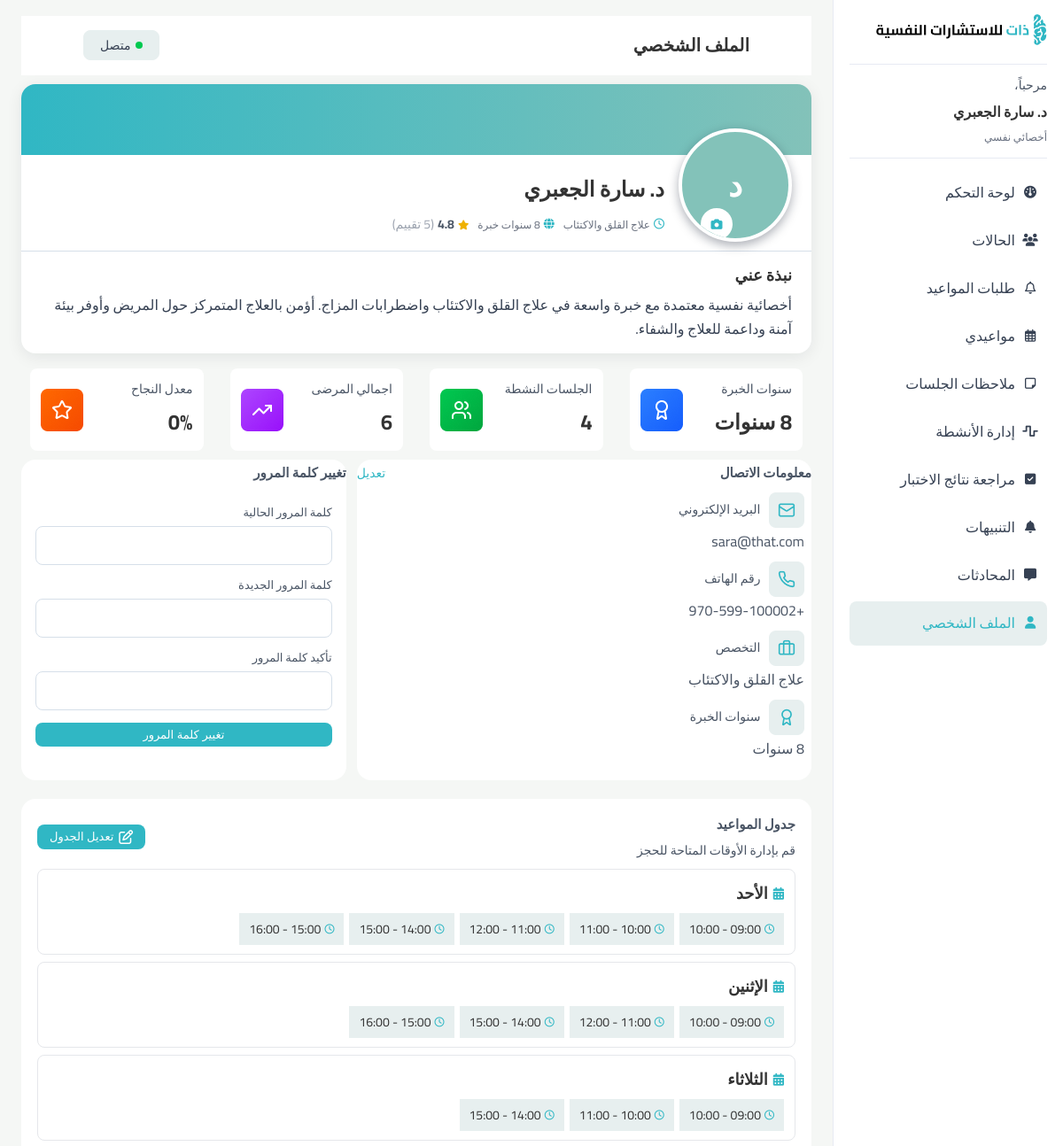
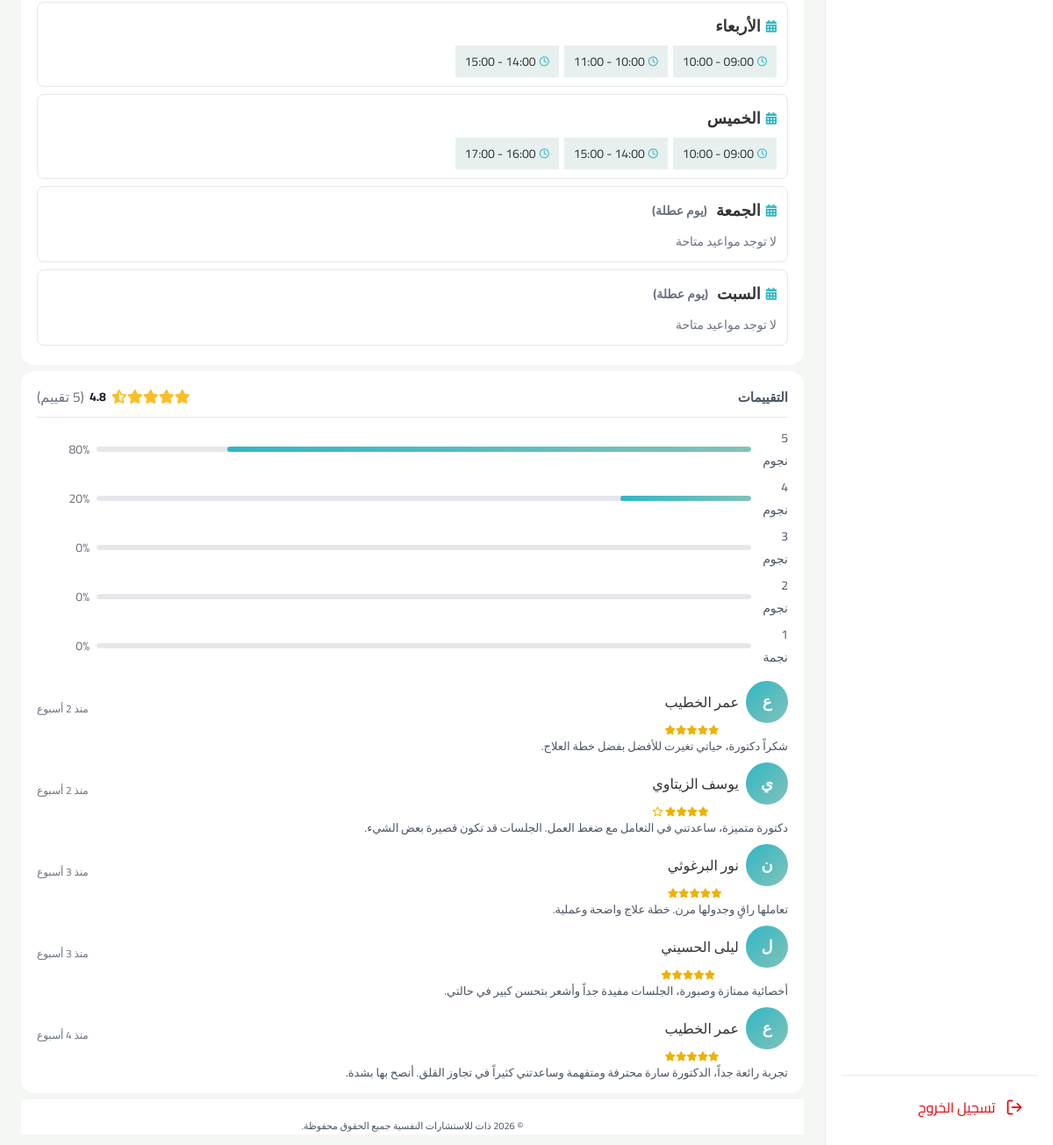
Page /therapist/profile/index.php (signed in) on the committed database (2 pictures, top to bottom).
### tables this page shows
CREATE TABLE therapists (
    therapist_id INT,
    specialization VARCHAR(150) NOT NULL,
    bio TEXT NOT NULL,
    certification VARCHAR(50) NOT NULL,
    experience_years TINYINT UNSIGNED NULL,
    rating DECIMAL(3, 1) NULL DEFAULT 0.0,
    rating_count INT UNSIGNED NOT NULL DEFAULT 0,
    PRIMARY KEY (therapist_id),
    CONSTRAINT fk_therapist_user FOREIGN KEY (therapist_id) REFERENCES users (user_id) ON DELETE CASCADE ON UPDATE CASCADE
);

CREATE TABLE users (
    user_id INT AUTO_INCREMENT,
    name VARCHAR(100) NOT NULL,
    username VARCHAR(60) NOT NULL UNIQUE,
    email VARCHAR(150) NOT NULL UNIQUE,
    password VARCHAR(255) NOT NULL,
    phone VARCHAR(20) NULL,
    avatar VARCHAR(255) NULL,
    role VARCHAR(20) NOT NULL CHECK (role IN ('CLIENT', 'THERAPIST', 'ADMIN')),
    is_active TINYINT (1) DEFAULT 1,
    created_at DATETIME NOT NULL DEFAULT CURRENT_TIMESTAMP,
    updated_at DATETIME NOT NULL DEFAULT CURRENT_TIMESTAMP ON UPDATE CURRENT_TIMESTAMP,
    PRIMARY KEY (user_id)
);

CREATE TABLE therapist_availability (
    availability_id INT AUTO_INCREMENT,
    therapist_id INT,
    day_of_week VARCHAR(10) NOT NULL CHECK (
        day_of_week IN (
            'SUNDAY',
            'MONDAY',
            'TUESDAY',
            'WEDNESDAY',
            'THURSDAY',
            'FRIDAY',
            'SATURDAY'
        )
    ),
    start_time TIME NOT NULL,
    end_time TIME NOT NULL,
    is_active TINYINT (1) NOT NULL DEFAULT 1,
    PRIMARY KEY (availability_id),
    CONSTRAINT fk_avail_therapist FOREIGN KEY (therapist_id) REFERENCES therapists (therapist_id) ON DELETE CASCADE ON UPDATE CASCADE
);

CREATE TABLE therapist_reviews (
    review_id INT AUTO_INCREMENT,
    therapist_id INT NOT NULL,
    client_id INT NOT NULL,
    rating TINYINT UNSIGNED NOT NULL CHECK (rating BETWEEN 1 AND 5),
    comment TEXT NULL,
    created_at DATETIME NOT NULL DEFAULT CURRENT_TIMESTAMP,
    PRIMARY KEY (review_id),
    CONSTRAINT fk_review_therapist FOREIGN KEY (therapist_id) REFERENCES therapists (therapist_id) ON DELETE CASCADE ON UPDATE CASCADE,
    CONSTRAINT fk_review_client FOREIGN KEY (client_id) REFERENCES clients (client_id) ON DELETE CASCADE ON UPDATE CASCADE
);

### therapist/profile/index.php (the view, shortened to what this page needs)
<?php
require_once __DIR__ . '/../../connection.php';
$user_id      = $_SESSION['user_id'];
$therapist_id = $user_id;
$stmt = $conn->prepare("
    SELECT u.name, u.email, u.phone, u.avatar,
           t.specialization, t.bio, t.certification,
           t.experience_years, t.rating, t.rating_count
    FROM users u
    JOIN therapists t ON t.therapist_id = u.user_id
    WHERE u.user_id = ?
");
$stmt->bind_param("i", $user_id);
$stmt->execute();
$profile = $stmt->get_result()->fetch_assoc();
$stmt = $conn->prepare("SELECT COUNT(*) AS cnt FROM appointments WHERE therapist_id = ? AND status = 'CONFIRMED'");
$stmt->bind_param("i", $therapist_id);
$stmt->execute();
$active_sessions = $stmt->get_result()->fetch_assoc()['cnt'];
$stmt = $conn->prepare("SELECT COUNT(DISTINCT client_id) AS cnt FROM cases WHERE therapist_id = ?");
$stmt->bind_param("i", $therapist_id);
$stmt->execute();
$total_patients = $stmt->get_result()->fetch_assoc()['cnt'];
$stmt = $conn->prepare("
    SELECT
        COUNT(CASE WHEN status = 'RECOVERED' THEN 1 END) AS recovered,
        COUNT(*) AS total
    FROM cases
    WHERE therapist_id = ? AND status != 'NEW'
");
$stmt->bind_param("i", $therapist_id);
$stmt->execute();
$sr = $stmt->get_result()->fetch_assoc();
$success_rate = ($sr['total'] > 0) ? round(($sr['recovered'] / $sr['total']) * 100) : 0;
$dayOrder = ['SUNDAY','MONDAY','TUESDAY','WEDNESDAY','THURSDAY','FRIDAY','SATURDAY'];
$dayNames = [
    'SUNDAY'    => 'الأحد',
    'MONDAY'    => 'الإثنين',
    'TUESDAY'   => 'الثلاثاء',
    'WEDNESDAY' => 'الأربعاء',
    'THURSDAY'  => 'الخميس',
    'FRIDAY'    => 'الجمعة',
    'SATURDAY'  => 'السبت',
];
$stmt = $conn->prepare("
    SELECT day_of_week, start_time, end_time
    FROM therapist_availability
    WHERE therapist_id = ? AND is_active = 1
    ORDER BY FIELD(day_of_week, 'SUNDAY','MONDAY','TUESDAY','WEDNESDAY','THURSDAY','FRIDAY','SATURDAY'), start_time
");
$stmt->bind_param("i", $therapist_id);
$stmt->execute();
$availRes = $stmt->get_result();
$schedule = [];
foreach ($dayOrder as $d) $schedule[$d] = [];
while ($row = $availRes->fetch_assoc()) {
    $schedule[$row['day_of_week']][] = $row;
}
$stmt = $conn->prepare("
    SELECT r.rating, r.comment, r.created_at, u.name AS reviewer_name
    FROM therapist_reviews r
    JOIN users u ON u.user_id = r.client_id
    WHERE r.therapist_id = ?
    ORDER BY r.created_at DESC
    LIMIT 10
");
$stmt->bind_param("i", $therapist_id);
$stmt->execute();
$reviewsRes = $stmt->get_result();
$reviews = [];
while ($row = $reviewsRes->fetch_assoc()) {
    $reviews[] = $row;
}
$ratingDist = [5 => 0, 4 => 0, 3 => 0, 2 => 0, 1 => 0];
if ($profile['rating_count'] > 0) {
    $stmt = $conn->prepare("
        SELECT rating, COUNT(*) AS cnt
        FROM therapist_reviews
        WHERE therapist_id = ?
        GROUP BY rating
    ");
    $stmt->bind_param("i", $therapist_id);
    $stmt->execute();
    $distRes = $stmt->get_result();
    while ($row = $distRes->fetch_assoc()) {
        $ratingDist[(int)$row['rating']] = (int)$row['cnt'];
    }
}
$totalReviews = array_sum($ratingDist);
$initial = mb_substr($profile['name'], 0, 1, 'UTF-8');
function timeAgo($datetime) {
    $now  = new DateTime();
    $past = new DateTime($datetime);
    $diff = $now->diff($past);
    if ($diff->d >= 14) return 'منذ ' . floor($diff->d / 7) . ' أسبوع';
    return 'منذ قليل';
}
?>
<!DOCTYPE html>
<html lang="ar" dir="rtl">
<head>
  <link rel="stylesheet" href="https://cdnjs.cloudflare.com/ajax/libs/font-awesome/6.5.1/css/all.min.css" />
  <link rel="stylesheet" href="../thirapist.css">
  <link rel="stylesheet" href="../total.css" />
  <link rel="stylesheet" href="style.css" />
</head>
<body>
  <div class="app">
    <?php include "../layouts/sidebar.php"; ?>
    <main class="main">
      <header class="main-header">
        <h1 class="page-title">الملف الشخصي</h1>
        <button class="status-btn">
          <span class="status-dot"></span>
          متصل
        </button>
      </header>
      <section class="profile-hero dash-card">
        <div class="profile-hero-main">
          <div class="profile-hero-info">
            <div class="profile-name-row">
              <h2 class="doctor-name"><?= htmlspecialchars($profile['name']) ?></h2>
            </div>
            <div class="doctor-meta-row">
              <div class="meta-item">
                <i class="fa-regular fa-clock"></i>
                <span><?= htmlspecialchars($profile['specialization']) ?></span>
              </div>
              <div class="meta-item">
                <i class="fa-solid fa-globe"></i>
                <span><?= (int)$profile['experience_years'] ?> سنوات خبرة</span>
              </div>
              <div class="doctor-rating">
                <span class="stars">
                  <i class="fa-solid fa-star"></i>
                </span>
                <span class="rating-value"><?= number_format((float)$profile['rating'], 1) ?></span>
                <span class="rating-count">(<?= (int)$profile['rating_count'] ?> تقييم)</span>
              </div>
            </div>
          </div>
          <div class="profile-hero-avatar">
            <div class="avatar-circle-lg">
              <span class="avatar-initial" <?= $profile['avatar'] ? 'style="display:none"' : '' ?>><?= $initial ?></span>
              <button type="button" class="avatar-change-btn">
                <i class="fa-solid fa-camera"></i>
              </button>
            </div>
          </div>
        </div>
        <div class="profile-hero-bio">
          <h3 class="bio-title">نبذة عني</h3>
          <p class="bio-text">
            <?= nl2br(htmlspecialchars($profile['bio'])) ?>
          </p>
        </div>
      </section>
      <section class="profile-stats-row">
        <div class="profile-stat-card">
          <div class="stat-text">
            <div class="stat-label">سنوات الخبرة</div>
            <div class="stat-value"><?= (int)$profile['experience_years'] ?> سنوات</div>
          </div>
          <div class="stat-icon">
            <img src="./img/خبرات .png" alt="سنوات الخبرة">
          </div>
        </div>
        <div class="profile-stat-card">
          <div class="stat-text">
            <div class="stat-label">الجلسات النشطة</div>
            <div class="stat-value"><?= $active_sessions ?></div>
          </div>
          <div class="stat-icon"><img src="./img/جلسات الانشطة.png" alt="الجلسات النشطة"></div>
        </div>
        <div class="profile-stat-card">
          <div class="stat-text">
            <div class="stat-label">اجمالي المرضى</div>
            <div class="stat-value"><?= $total_patients ?></div>
          </div>
          <div class="stat-icon"><img src="./img/اجمالي المرضى.png" alt="اجمالي المرضى"></div>
        </div>
        <div class="profile-stat-card">
          <div class="stat-text">
            <div class="stat-label">معدل النجاح</div>
            <div class="stat-value"><?= $success_rate ?>%</div>
          </div>
          <div class="stat-icon"><img src="./img/معدل النجاح .png" alt="معدل النجاح"></div>
        </div>
      </section>
      <section class="profile-middle-row">
        <section class="dash-card contact-card">
          <header class="card-header">
            <h3>معلومات الاتصال</h3>
            <button class="link-btn" id="editProfileBtn">تعديل</button>
          </header>
          <div class="contact-grid">
            <div class="contact-item">
              <img class="img" src="./img/البريد الاكتروني.png" alt="البريد الإلكتروني">
              <div class="label">البريد الإلكتروني</div>
              <div class="value" id="displayEmail"><?= htmlspecialchars($profile['email']) ?></div>
            </div>
            <div class="contact-item">
              <img class="img" src="./img/رقم الهاتف.png" alt="رقم الهاتف">
              <div class="label">رقم الهاتف</div>
              <div class="value" id="displayPhone"><?= htmlspecialchars($profile['phone'] ?? '-') ?></div>
            </div>
            <div class="contact-item">
              <img class="img" src="./img/التخصص.png" alt="التخصص">
              <div class="label">التخصص</div>
              <div class="value" id="displaySpec"><?= htmlspecialchars($profile['specialization']) ?></div>
            </div>
            <div class="contact-item">
              <img class="img" src="./img/سنوات الخبرة.png" alt="سنوات الخبرة">
              <div class="label">سنوات الخبرة</div>
              <div class="value" id="displayExp"><?= (int)$profile['experience_years'] ?> سنوات</div>
            </div>
          </div>
        </section>
        <section class="dash-card plan-card">
          <header class="card-header">
            <h3>تغيير كلمة المرور</h3>
          </header>
          <form id="passwordForm" class="password-form">
            <div class="form-group">
              <label>كلمة المرور الحالية</label>
              <input type="password" name="current_password" required>
            </div>
            <div class="form-group">
              <label>كلمة المرور الجديدة</label>
              <input type="password" name="new_password" required minlength="6">
            </div>
            <div class="form-group">
              <label>تأكيد كلمة المرور</label>
              <input type="password" name="confirm_password" required minlength="6">
            </div>
            <button type="submit" class="btn-secondary">تغيير كلمة المرور</button>
            <div id="passwordMsg" class="form-msg"></div>
          </form>
        </section>
      </section>
      <section class="dash-card schedule-card">
        <header class="card-header schedule-header">
          <div>
            <h3>جدول المواعيد</h3>
            <p class="schedule-sub">قم بإدارة الأوقات المتاحة للحجز</p>
          </div>
          <button id="editScheduleBtn" class="btn-secondary">
            <i class="fa-regular fa-pen-to-square"></i>
            تعديل الجدول
          </button>
        </header>
        <div id="scheduleContainer">
          <?php foreach ($dayOrder as $day):
            $slots   = $schedule[$day];
            $isOff   = empty($slots);
            $offDays = ['FRIDAY', 'SATURDAY'];
          ?>
          <div class="schedule-day <?= ($isOff && in_array($day, $offDays)) ? 'off-day' : '' ?>"
               data-day="<?= $day ?>">
            <div class="day-name">
              <i class="fa-solid fa-calendar-days"></i>
              <span><?= $dayNames[$day] ?></span>
              <?php if ($isOff && in_array($day, $offDays)): ?>
                <span class="off-note">(يوم عطلة)</span>
              <?php endif; ?>
            </div>
            <div class="day-slots">
              <?php if (!empty($slots)): ?>
                <?php foreach ($slots as $slot):
                  $st = substr($slot['start_time'], 0, 5);
                  $et = substr($slot['end_time'], 0, 5);
                ?>
                <span class="slot-pill" data-start="<?= $st ?>" data-end="<?= $et ?>">
                  <i class="fa-regular fa-clock"></i>
                  <?= $st ?> - <?= $et ?>
                </span>
                <?php endforeach; ?>
              <?php else: ?>
                <span class="no-slots">لا توجد مواعيد متاحة</span>
              <?php endif; ?>
            </div>
          </div>
          <?php endforeach; ?>
        </div>
      </section>
      <section class="dash-card reviews-card">
        <header class="card-header reviews-header">
          <h3>التقييمات</h3>
          <div class="reviews-summary">
            <span class="stars big">
              <?php
              $fullStars = floor((float)$profile['rating']);
              $half = ((float)$profile['rating'] - $fullStars) >= 0.5;
              for ($i = 0; $i < $fullStars; $i++) echo '<i class="fa-solid fa-star"></i>';
              if ($half) echo '<i class="fa-solid fa-star-half-stroke"></i>';
              ?>
            </span>
            <span class="total-rating"><?= number_format((float)$profile['rating'], 1) ?></span>
            <span class="reviews-count">(<?= (int)$profile['rating_count'] ?> تقييم)</span>
          </div>
        </header>
        <div class="reviews-body">
          <div class="rating-bars">
            <?php for ($star = 5; $star >= 1; $star--):
              $pct = $totalReviews > 0 ? round(($ratingDist[$star] / $totalReviews) * 100) : 0;
              $label = $star === 1 ? 'نجمة' : 'نجوم';
            ?>
            <div class="rating-row">
              <span class="rating-percent"><?= $star ?> <?= $label ?></span>
              <div class="rating-bar">
                <div class="rating-fill" style="width: <?= $pct ?>%"></div>
              </div>
              <span class="rating-label"><?= $pct ?>%</span>
            </div>
            <?php endfor; ?>
          </div>
          <div class="reviews-list">
            <?php if (empty($reviews)): ?>
              <p class="no-reviews-text">لا توجد تقييمات حتى الآن</p>
            <?php else: ?>
              <?php foreach ($reviews as $rev):
                $revInitial = mb_substr($rev['reviewer_name'], 0, 1, 'UTF-8');
                $fullStarsRev = (int)$rev['rating'];
              ?>
              <article class="review-item">
                <div class="review-header">
                  <div class="review-header-main">
                    <div class="reviewer-name-row">
                      <span class="reviewer-name"><?= htmlspecialchars($rev['reviewer_name']) ?></span>
                      <div class="case-avatar"><?= $revInitial ?></div>
                    </div>
                    <span class="review-stars">
                      <?php for ($i = 0; $i < $fullStarsRev; $i++) echo '<i class="fa-solid fa-star"></i>'; ?>
                      <?php for ($i = $fullStarsRev; $i < 5; $i++) echo '<i class="fa-regular fa-star"></i>'; ?>
                    </span>
                  </div>
                  <div class="review-time"><?= timeAgo($rev['created_at']) ?></div>
                </div>
                <?php if ($rev['comment']): ?>
                  <p class="review-text"><?= nl2br(htmlspecialchars($rev['comment'])) ?></p>
                <?php endif; ?>
              </article>
              <?php endforeach; ?>
            <?php endif; ?>
          </div>
        </div>
      </section>
      <footer class="main-footer">
        &copy; 2026 ذات للاستشارات النفسية جميع الحقوق محفوظة.
      </footer>
    </main>
  </div>
</body>
</html>

### rows in the picture
therapists: therapist_id.name "د. سارة الجعبري", specialization "علاج القلق والاكتئاب", rating "4.8", therapist_id.name "د", bio "أخصائية نفسية معتمدة مع خبرة واسعة في علاج القلق والاكتئاب واضطرابات المزاج. أؤمن بالعلاج المتمركز حول المريض وأوفر بيئة آمنة وداعمة للعلاج والشفاء.", therapist_id.email "sara@that.com", therapist_id.phone "+970-599-100002", experience_years "8"
therapist_availability: end_time "10:00"
therapist_availability: end_time "11:00"
therapist_availability: end_time "12:00"
therapist_availability: end_time "15:00"
therapist_availability: end_time "16:00"
therapist_availability: end_time "10:00"
therapist_availability: end_time "12:00"
therapist_availability: end_time "15:00"
therapist_availability: end_time "16:00"
therapist_availability: end_time "10:00"
therapist_availability: end_time "11:00"
therapist_availability: end_time "15:00"
therapist_availability: end_time "10:00"
therapist_availability: end_time "11:00"
therapist_availability: end_time "15:00"
therapist_availability: end_time "10:00"
therapist_availability: end_time "15:00"
therapist_availability: end_time "17:00"
therapist_reviews: users.name "عمر الخطيب", users.name "ع", rating 5 (drawn), created_at "منذ 2 أسبوع", comment "شكراً دكتورة، حياتي تغيرت للأفضل بفضل خطة العلاج."
therapist_reviews: users.name "يوسف الزيتاوي", users.name "ي", rating 4 (drawn), created_at "منذ 2 أسبوع", comment "دكتورة متميزة، ساعدتني في التعامل مع ضغط العمل. الجلسات قد تكون قصيرة بعض الشيء."
therapist_reviews: users.name "نور البرغوثي", users.name "ن", rating 5 (drawn), created_at "منذ 3 أسبوع", comment "تعاملها راقٍ وجدولها مرن. خطة علاج واضحة وعملية."
therapist_reviews: users.name "ليلى الحسيني", users.name "ل", rating 5 (drawn), created_at "منذ 3 أسبوع", comment "أخصائية ممتازة وصبورة، الجلسات مفيدة جداً وأشعر بتحسن كبير في حالتي."
therapist_reviews: users.name "عمر الخطيب", users.name "ع", rating 5 (drawn), created_at "منذ 4 أسبوع", comment "تجربة رائعة جداً، الدكتورة سارة محترفة ومتفهمة وساعدتني كثيراً في تجاوز القلق. أنصح بها بشدة."

### other values in the picture
$_SESSION['user_name'] "د. سارة الجعبري"
$active_sessions "4"
$total_patients "6"
$success_rate "0"
$dayNames[$day] "الأحد"
$dayNames[$day] "الإثنين"
$dayNames[$day] "الثلاثاء"
$dayNames[$day] "الأربعاء"
$dayNames[$day] "الخميس"
$dayNames[$day] "الجمعة"
$dayNames[$day] "السبت"
$label "نجوم"
$pct "80"
$pct "20"
$pct "0"
